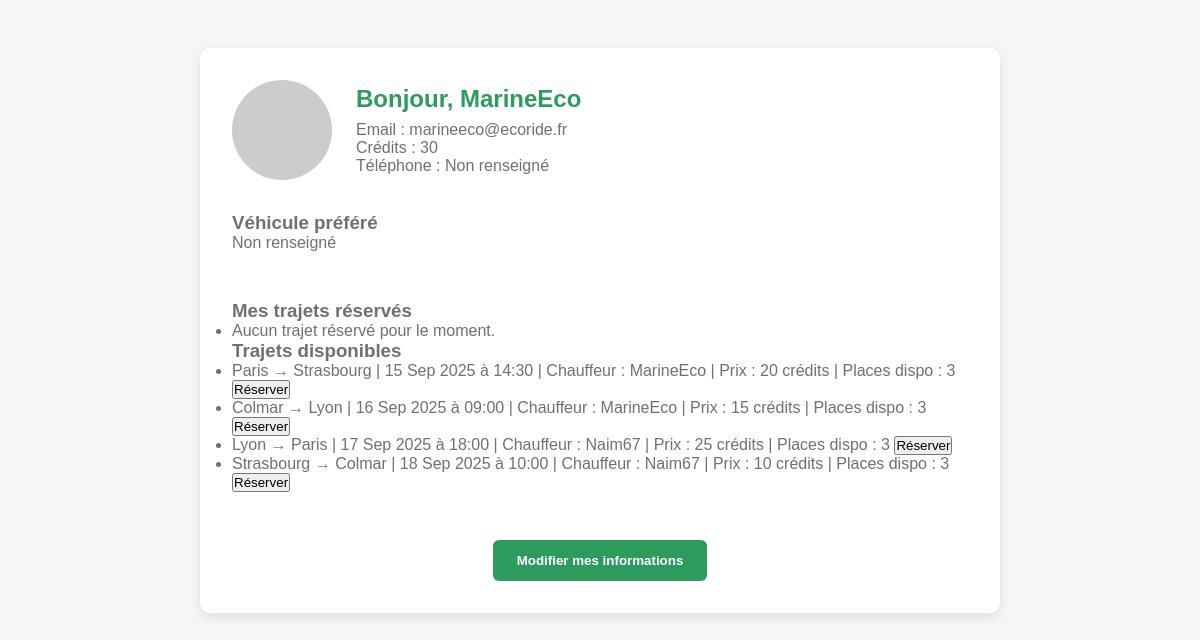
The app's page /front-end/espace-utilisateur.php (signed in) with its own data.
### tables this page shows
CREATE TABLE utilisateur (
    id INT AUTO_INCREMENT PRIMARY KEY,
    name VARCHAR(100) NOT NULL,
    email VARCHAR(150) NOT NULL UNIQUE,
    password VARCHAR(255) NOT NULL,
    credit INT DEFAULT 20,
    role VARCHAR(20) DEFAULT 'membre',
    telephone VARCHAR(20) DEFAULT NULL,
    vehicule_prefere VARCHAR(100) DEFAULT NULL,
    photo VARCHAR(255) DEFAULT NULL
);

CREATE TABLE trajets (
    id INT AUTO_INCREMENT PRIMARY KEY,
    depart VARCHAR(100) NOT NULL,
    arrive VARCHAR(100) NOT NULL,
    date DATETIME NOT NULL,
    utilisateur_id INT NOT NULL,
    prix INT NOT NULL,
    places_disponibles INT DEFAULT 3,
    statut VARCHAR(20) DEFAULT 'disponible',
    FOREIGN KEY (utilisateur_id) REFERENCES utilisateur(id)
);

### front-end/espace-utilisateur.php (the view, shortened to what this page needs)
<?php
include '../includes/db.php';
$idUtilisateur = $_SESSION['user']['id'];
$stmt = $pdo->prepare("SELECT * FROM utilisateur WHERE id = ?");
$stmt->execute([$idUtilisateur]);
$user = $stmt->fetch();
$stmt = $pdo->prepare("
  SELECT r.id AS res_id, t.id AS trajet_id, t.depart, t.arrive, t.date, u2.name AS chauffeur, t.prix
  FROM reservation r
  JOIN trajets t ON r.trajet_id = t.id
  JOIN utilisateur u2 ON t.utilisateur_id = u2.id
  WHERE r.utilisateur_id = ?
  ORDER BY t.date DESC
");
$stmt->execute([$idUtilisateur]);
$trajetsReserves = $stmt->fetchAll();
$stmt = $pdo->prepare("
  SELECT t.id, t.depart, t.arrive, t.date, t.prix, t.places_disponibles, u.name AS chauffeur
  FROM trajets t
  JOIN utilisateur u ON t.utilisateur_id = u.id
  WHERE t.statut = 'disponible'
  AND t.places_disponibles > 0
  AND t.id NOT IN (SELECT trajet_id FROM reservation WHERE utilisateur_id = ?)
  ORDER BY t.date ASC
");
$stmt->execute([$idUtilisateur]);
$trajetsDisponibles = $stmt->fetchAll();
?>
<!DOCTYPE html>
<html lang="fr">
<head>
    <link rel="stylesheet" href="../css/styles.css">
</head>
<body>
    <main>
        <section class="espace-utilisateur">
            <div class="profil">
                <img src="<?= htmlspecialchars($user['photo'] ?? 'https://randomuser.me/api/portraits/women/18.jpg') ?>"
                     alt="photo utilisateur" class="photo-utilisateur">
                <div class="infos-profil">
                    <h2>Bonjour, <?= htmlspecialchars($user['name']) ?></h2>
                    <p>Email : <?= htmlspecialchars($user['email']) ?></p>
                    <p>Crédits : <?= htmlspecialchars($user['credit']) ?></p>
                    <p>Téléphone : <?= htmlspecialchars($user['telephone'] ?? 'Non renseigné') ?></p>
                </div>
            </div>
            <div class="vehicule">
                <h3>Véhicule préféré</h3>
                <p><?= htmlspecialchars($user['vehicule_prefere'] ?? 'Non renseigné') ?></p>
            </div>
            <div class="reservation">
                <h3>Mes trajets réservés</h3>
                <ul>
                    <?php if ($trajetsReserves): ?>
                        <?php foreach ($trajetsReserves as $trajet): ?>
                            <li>
                                <?= htmlspecialchars($trajet['depart']) ?> → <?= htmlspecialchars($trajet['arrive']) ?> |
                                <?= date('d M Y à H:i', strtotime($trajet['date'])) ?> |
                                Chauffeur : <?= htmlspecialchars($trajet['chauffeur']) ?> |
                                Prix : <?= htmlspecialchars($trajet['prix']) ?> crédits
                            </li>
                        <?php endforeach; ?>
                    <?php else: ?>
                        <li>Aucun trajet réservé pour le moment.</li>
                    <?php endif; ?>
                </ul>
            </div>
            <div class="disponibles">
                <h3>Trajets disponibles</h3>
                <ul>
                    <?php if ($trajetsDisponibles): ?>
                        <?php foreach ($trajetsDisponibles as $trajet): ?>
                            <li>
                                <?= htmlspecialchars($trajet['depart']) ?> → <?= htmlspecialchars($trajet['arrive']) ?> |
                                <?= date('d M Y à H:i', strtotime($trajet['date'])) ?> |
                                Chauffeur : <?= htmlspecialchars($trajet['chauffeur']) ?> |
                                Prix : <?= htmlspecialchars($trajet['prix']) ?> crédits |
                                Places dispo : <?= htmlspecialchars($trajet['places_disponibles']) ?>
                                <form action="../back-end/reserver.php" method="POST" style="display:inline;">
                                    <button type="submit">Réserver</button>
                                </form>
                            </li>
                        <?php endforeach; ?>
                    <?php else: ?>
                        <li>Aucun trajet disponible pour le moment.</li>
                    <?php endif; ?>
                </ul>
            </div>
            <button class="modifier">Modifier mes informations</button>
        </section>
    </main>
</body>
</html>

### css/styles.css (style rules this page uses)
:root { --green: #2e9b5e; --green-dark: #207344; --grey-light: #f5f7f6; --grey: #707070; --white: #ffffff; }
* { margin:0;padding:0;box-sizing:border-box;font-family:Arial, sans-serif; }
body { background:var(--grey-light);color:var(--grey); }
.espace-utilisateur { max-width: 800px; margin: 3rem auto; padding: 2rem; background-color: #ffffff; border-radius: 10px; box-shadow: 0 4px 12px rgba(0, 0, 0, 0.1); }
.profil { display: flex; align-items: center; gap: 1.5rem; margin-bottom: 2rem; }
.photo-utilisateur { width: 100px; height: 100px; border-radius: 50%; object-fit: cover; }
.infos-profil h2 { margin-bottom: 0.5rem; color: #2e9b5e; }
.vehicule, .reservations { margin-bottom: 3rem; }
.modifier { margin-top: 3rem; display: block; margin-left: auto; margin-right: auto; background-color: #2e9b5e; color: white; border: none; padding: 0.8rem 1.5rem; border-radius: 6px; font-weight: bold; cursor: pointer; transition: background-color 0.2s ease-in-out; }

### records on screen
utilisateur: name "MarineEco", email "marineeco@ecoride.fr", credit "30", telephone "Non renseigné", vehicule_prefere "Non renseigné"
trajets: depart "Paris", arrive "Strasbourg", date "15 Sep 2025 à 14:30", utilisateur.name "MarineEco", prix "20", places_disponibles "3"
trajets: depart "Colmar", arrive "Lyon", date "16 Sep 2025 à 09:00", utilisateur.name "MarineEco", prix "15", places_disponibles "3"
trajets: depart "Lyon", arrive "Paris", date "17 Sep 2025 à 18:00", utilisateur.name "Naim67", prix "25", places_disponibles "3"
trajets: depart "Strasbourg", arrive "Colmar", date "18 Sep 2025 à 10:00", utilisateur.name "Naim67", prix "10", places_disponibles "3"
